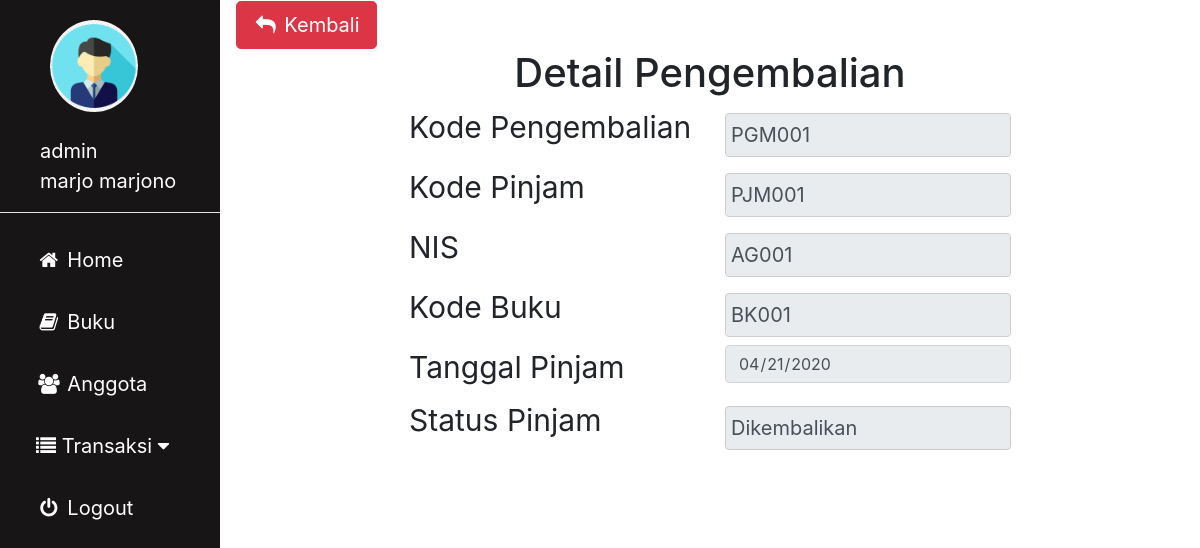
/admin/pengembalian_detail.php?agung=PGM001 (signed in), run on the app's committed database.
### tables this page shows
CREATE TABLE `pengembalian` (
  `kode_kembali` varchar(11) NOT NULL,
  `kode_pinjam` varchar(11) NOT NULL,
  `nis` varchar(11) NOT NULL,
  `kode_buku` varchar(10) NOT NULL,
  `status_pengembalian` varchar(30) NOT NULL,
  `tgl_pengembalian` date NOT NULL
);

### admin/pengembalian_detail.php (the view, shortened to what this page needs)
<?php
include'sidebar.php';
 ?>
 <link rel="stylesheet" href="../img/csskonten.css">
 <link rel="stylesheet" href="../css/bootstrap.css">
 <?php
 $metode = $_GET['agung'];
 $edit = $koneksi -> prepare("SELECT * FROM pengembalian WHERE kode_kembali = :kode");
 $edit -> bindParam(':kode', $metode);
 $edit -> execute();
 $hasil = $edit -> fetch();
 ?>
 <div class="main">
   <button type="button" name="button" onclick="history.back(-1)" class="btn btn-danger btn-lg"><i class="fa fa-fw fa-reply"></i> Kembali</button>
   <div class="container col-md-8">
     <h1 align=center>Detail Pengembalian</h1>
     <div class="row">
       <div class="col">
         <label for="kode">Kode Pengembalian</label>
       </div>
       <div class="col">
         <input type="text" class="form-control" name="kd_kembali" value="<?php echo $hasil['kode_kembali']; ?>" readonly>
       </div>
     </div>
     <div class="row">
       <div class="col">
         <label for="kode">Kode Pinjam</label>
       </div>
       <div class="col">
         <input type="text" class="form-control" name="kd_pinjam" value="<?php echo $hasil['kode_pinjam']; ?>" readonly>
       </div>
     </div>
     <div class="row">
       <div class="col">
         <label for="kode">NIS</label>
       </div>
       <div class="col">
         <input type="text" class="form-control" name="kd_pinjam" value="<?php echo $hasil['nis']; ?>" readonly>
       </div>
     </div>
     <div class="row">
       <div class="col">
         <label for="kode">Kode Buku</label>
       </div>
       <div class="col">
         <input type="text" class="form-control" name="kd_buku" value="<?php echo $hasil['kode_buku'];?>" readonly>
       </div>
     </div>
     <div class="row">
       <div class="col">
         <label for="kode">Tanggal Pinjam</label>
       </div>
       <div class="col">
         <input type="date" class="form-control" name="tgl_pinjam" value="<?php echo $hasil['tgl_pengembalian'];?>" readonly>
       </div>
     </div>
     <div class="row">
       <div class="col">
         <label for="kode">Status Pinjam</label>
       </div>
       <div class="col">
         <input type="text" class="form-control" name="jmlh_pinjam" value="<?php echo $hasil['status_pengembalian'];?>" readonly>
       </div>
     </div>
     <br>
   </div>
 </div>

### img/cssadmin.css (style rules this page uses)
body { margin: 0; font-family: "Lato", sans-serif; }

### img/csskonten.css (style rules this page uses)
.main { margin-left: 220px; padding: 1px 16px; height: 100%; font-size: 30px; }
input[type=text], input[type=password], select { width: 100%; padding: 5px 5px; margin: 8px 0; display: inline-block; border: 1px solid #ccc; box-sizing: border-box; font-size: 20px; }

### data on the page
pengembalian: kd_kembali "PGM001", kd_pinjam "PJM001", kd_pinjam "AG001", kd_buku "BK001", tgl_pinjam "04/21/2020", jmlh_pinjam "Dikembalikan"

### other printed values
$_SESSION['username']['id'] "admin"
$_SESSION['username']['nama'] "marjo marjono"
